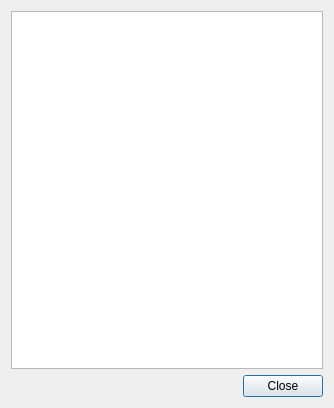
<?xml version="1.0" encoding="UTF-8"?>
<ui version="4.0">
 <class>xEdit01</class>
 <widget class="QDialog" name="xEdit01">
  <property name="geometry">
   <rect>
    <x>0</x>
    <y>0</y>
    <width>334</width>
    <height>408</height>
   </rect>
  </property>
  <property name="windowTitle">
   <string>Dialog</string>
  </property>
  <layout class="QGridLayout" name="gridLayout">
   <item row="0" column="0">
    <widget class="QTableView" name="tableView">
     <property name="contextMenuPolicy">
      <enum>Qt::CustomContextMenu</enum>
     </property>
     <property name="selectionMode">
      <enum>QAbstractItemView::SingleSelection</enum>
     </property>
     <property name="selectionBehavior">
      <enum>QAbstractItemView::SelectRows</enum>
     </property>
    </widget>
   </item>
   <item row="1" column="0">
    <widget class="QDialogButtonBox" name="buttonBox">
     <property name="orientation">
      <enum>Qt::Horizontal</enum>
     </property>
     <property name="standardButtons">
      <set>QDialogButtonBox::Close</set>
     </property>
    </widget>
   </item>
  </layout>
 </widget>
 <resources/>
 <connections>
  <connection>
   <sender>buttonBox</sender>
   <signal>accepted()</signal>
   <receiver>xEdit01</receiver>
   <slot>accept()</slot>
   <hints>
    <hint type="sourcelabel">
     <x>248</x>
     <y>254</y>
    </hint>
    <hint type="destinationlabel">
     <x>157</x>
     <y>274</y>
    </hint>
   </hints>
  </connection>
  <connection>
   <sender>buttonBox</sender>
   <signal>rejected()</signal>
   <receiver>xEdit01</receiver>
   <slot>reject()</slot>
   <hints>
    <hint type="sourcelabel">
     <x>316</x>
     <y>260</y>
    </hint>
    <hint type="destinationlabel">
     <x>286</x>
     <y>274</y>
    </hint>
   </hints>
  </connection>
 </connections>
</ui>
